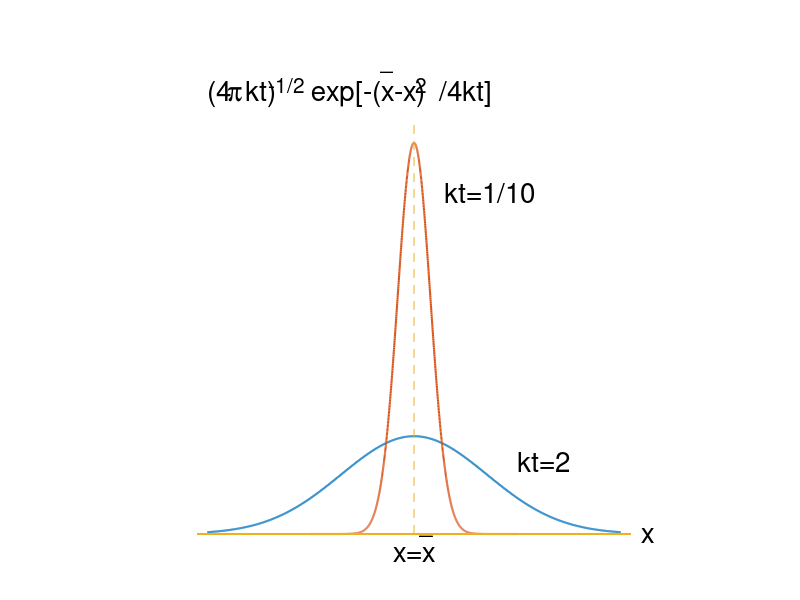

This chart was generated by the following MATLAB code:
x=(-2:1/200:2);
y=exp(-x.*x);
plot(x,y,'linewidth',1.5)
axis off
hold on

x=(-1:1/800:1);
y=4*exp(-20.*x.*x);
plot(x,y,'linewidth',1.5)

q=[0 0];
r=[0 4.2];
line(q,r,'linestyle','--')


q=[-2.1 2.1];
r=[0 0];
line(q,r,'linewidth',1.5)

text(0.3,3.5,'kt=1/10','fontsize',20)
text(1,0.75,'kt=2','fontsize',20)
text(-1.8,4.5,'p','fontname','symbol','fontweight','bold','fontsize',20)
text(-2,4.5,'(4  kt)     exp[-(x-x)  /4kt]','fontsize',20)
text(-1.55,4.6,'   -1/2                      2','fontsize',15)
text(-.6,4.75,'    _','fontsize',20)

text(2.2,0,'x','fontsize',20)
text(-.2,-.2,'x=x','fontsize',20)
text(0.05,0.01,'_','fontsize',20)







hold off
